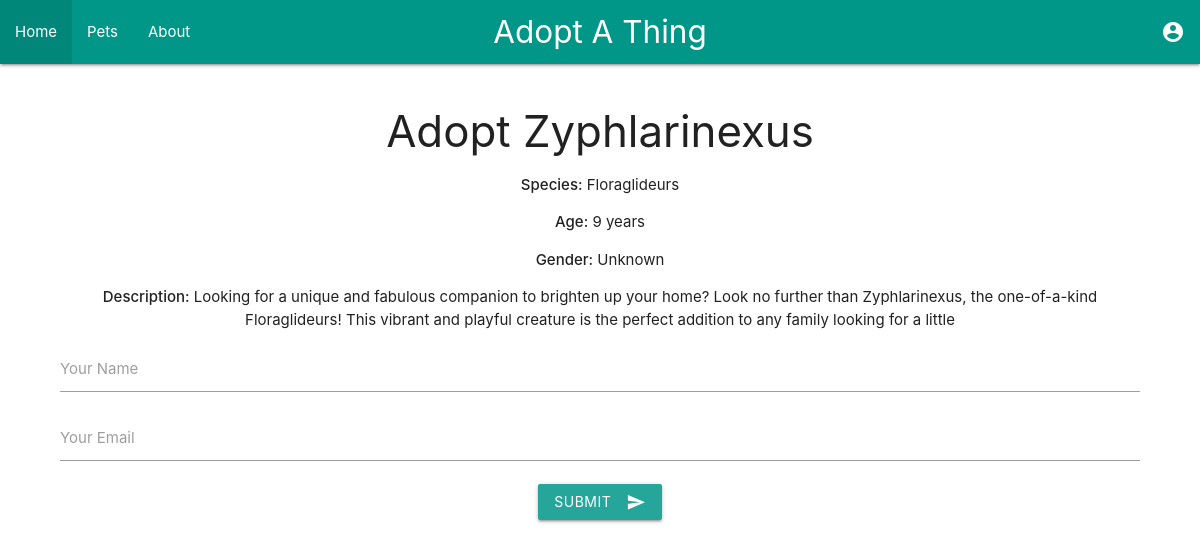
The app's page /adopt/1, older data.
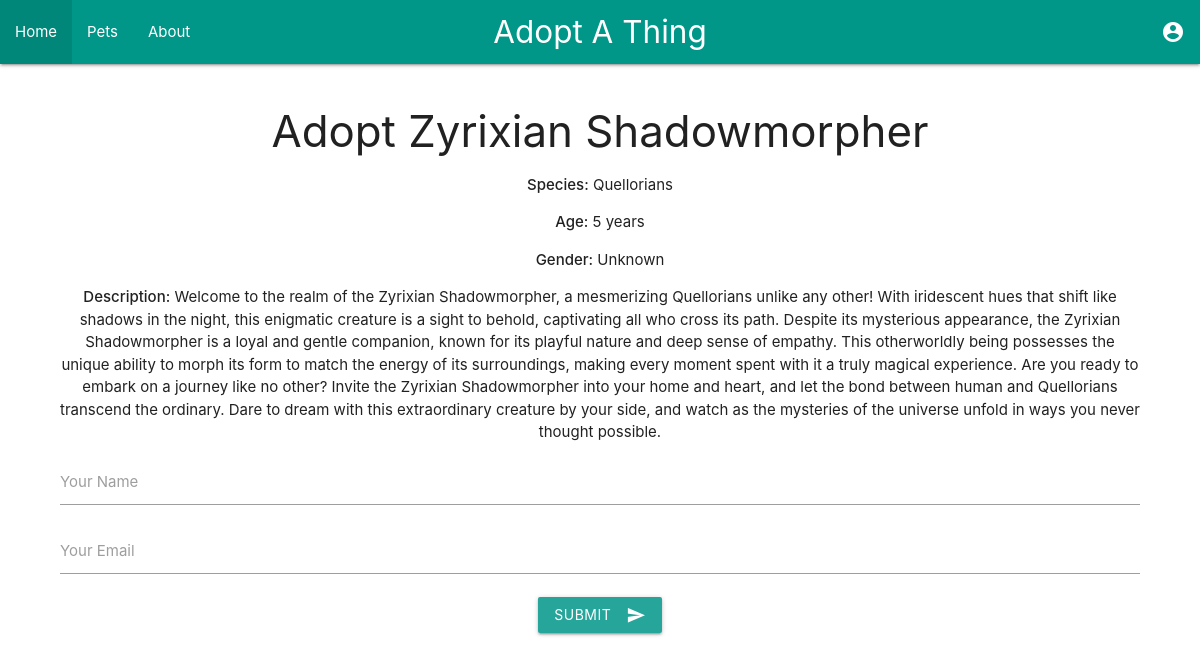
The same page, newer data.
### tables this page shows
CREATE TABLE things (
    id INTEGER PRIMARY KEY AUTOINCREMENT,
    name TEXT NOT NULL,
    species TEXT NOT NULL,
    age INTEGER NOT NULL,
    gender TEXT NOT NULL,
    description TEXT NOT NULL
);

### app.py (the view, shortened to what this page needs)
@app.route('/adopt/<int:pet_id>', methods=['GET', 'POST'])
def adopt_pet(pet_id):
    conn = get_db_connection()
    pet = conn.execute('SELECT * FROM pets WHERE id = ?', (pet_id,)).fetchone()
    if pet is None:
        thing = conn.execute('SELECT * FROM things WHERE id = ?', (pet_id,)).fetchone()
        if thing is None:
            conn.close()
            return "Pet or Thing not found", 404
        pet = thing  # Treat as a pet for template compatibility
    conn.close()
    return render_template('adopt.html', pet=pet)

### app.py (called while the page is built)
def get_db_connection():
    with sqlite3.connect('database/petadoption.db') as conn:
        conn.row_factory = sqlite3.Row
        return conn

### templates/adopt.html (shortened to what this page needs)
{% extends "base.html" %}
{% block content %}
    <div class="section">
        <h3>Adopt {{ pet.name if pet else 'Pet' }}</h3>
        <p><strong>Species:</strong> {{ pet.species }}</p>
        <p><strong>Age:</strong> {{ pet.age }} years</p>
        <p><strong>Gender:</strong> {{ pet.gender }}</p>
        <p><strong>Description:</strong> {{ pet.description }}</p>
        <form method="post">
            <div class="input-field">
                <input id="name" name="name" type="text" class="validate" required>
                <label for="name">Your Name</label>
            </div>
            <div class="input-field">
                <input id="email" name="email" type="email" class="validate" required>
                <label for="email">Your Email</label>
            </div>
            <button class="btn waves-effect waves-light" type="submit">
                Submit
                <i class="material-icons right">send</i>
            </button>
        </form>
    </div>
{% endblock %}

### templates/base.html (shortened to what this page needs)
<!DOCTYPE html>
<html lang="en">
<head>
    <link rel="stylesheet" href="https://cdnjs.cloudflare.com/ajax/libs/materialize/1.0.0/css/materialize.min.css">
    <link rel="stylesheet" href="{{ url_for('static', filename='style.css') }}">
</head>
<body>
    <nav>
        <div class="nav-wrapper teal">
            <a href="/" class="brand-logo center">Adopt A Thing</a>
            <ul id="nav-mobile" class="left hide-on-med-and-down">
                <li><a href="{{ url_for('index') }}">Home</a></li>
                <li><a href="{{ url_for('pets') }}">Pets</a></li>
                <li><a href="{{ url_for('about') }}">About</a></li>
            </ul>
            <ul id="nav-mobile" class="right hide-on-med-and-down">
                {% if 'username' in session %}
                    <li><span class="welcome-text">Hello, {{ session['username'] }}</span></li>
                    <li><a href="{{ url_for('logout') }}">Logout</a></li>
                {% else %}
                    <li>
                        <a class="dropdown-trigger" href="#" data-target="auth-dropdown">
                            <i class="material-icons">account_circle</i>
                        </a>
                    </li>
                {% endif %}
            </ul>
        </div>
    </nav>
    <div class="container">
        {% block content %}{% endblock %}
    </div>
</body>
</html>

### static/style.css (style rules this page uses)
.container { width: 90%; max-width: 1200px; margin: 0 auto; text-align: center; }

Row changes from the older to the newer data that the page shows:
changed things "Unknown": name "Zyphlarinexus" → "Zyrixian Shadowmorpher"; species "Floraglideurs" → "Quellorians"; age "9" → "5"; description "Looking for a unique and fabulous companion to brighten up your home? Look no further than Zyphlarinexus, the one-of-a-kind Floraglideurs! This vibrant and playful creature is the perfect addition to any family looking for a little" → "Welcome to the realm of the Zyrixian Shadowmorpher, a mesmerizing Quellorians unlike any other! With iridescent hues that shift like shadows in the night, this enigmatic creature is a sight to behold, captivating all who cross its path. Despite its mysterious appearance, the Zyrixian Shadowmorpher is a loyal and gentle companion, known for its playful nature and deep sense of empathy. This otherworldly being possesses the unique ability to morph its form to match the energy of its surroundings, making every moment spent with it a truly magical experience. Are you ready to embark on a journey like no other? Invite the Zyrixian Shadowmorpher into your home and heart, and let the bond between…"
